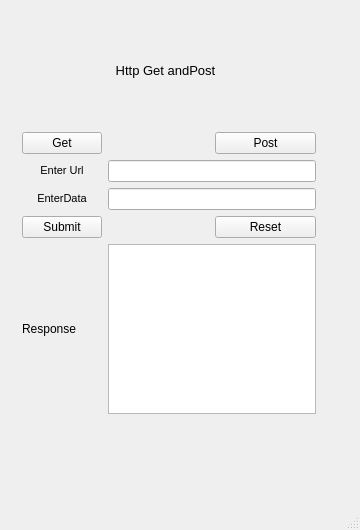
<?xml version="1.0" encoding="UTF-8"?>
<ui version="4.0">
 <class>MainWindow</class>
 <widget class="QMainWindow" name="MainWindow">
  <property name="geometry">
   <rect>
    <x>0</x>
    <y>0</y>
    <width>360</width>
    <height>530</height>
   </rect>
  </property>
  <property name="windowTitle">
   <string>MainWindow</string>
  </property>
  <widget class="QWidget" name="centralWidget">
   <widget class="QWidget" name="layoutWidget">
    <property name="geometry">
     <rect>
      <x>11</x>
      <y>121</y>
      <width>316</width>
      <height>304</height>
     </rect>
    </property>
    <layout class="QGridLayout" name="gridLayout">
     <item row="0" column="0">
      <widget class="QPushButton" name="getButton">
       <property name="text">
        <string>Get</string>
       </property>
      </widget>
     </item>
     <item row="0" column="2">
      <widget class="QPushButton" name="postButton">
       <property name="text">
        <string>Post</string>
       </property>
      </widget>
     </item>
     <item row="1" column="0">
      <widget class="QLabel" name="urlLabel">
       <property name="text">
        <string>&lt;!DOCTYPE HTML PUBLIC &quot;-//W3C//DTD HTML 4.0//EN&quot;
&quot;http://www.w3.org/TR/REC-html40/strict.dtd&quot;&gt;
&lt;html&gt;&lt;head&gt;&lt;meta name=&quot;qrichtext&quot; content=&quot;1&quot; /&gt;&lt;style type=&quot;text/css&quot;&gt;
p, li { white-space: pre-wrap; }
&lt;/style&gt;&lt;/head&gt;&lt;body style=&quot; font-family:'MS Shell Dlg 2';
font-size:8.25pt; font-weight:400; font-style:normal;&quot;&gt;
&lt;p align=&quot;center&quot; style=&quot; margin-top:0px; margin-bottom:0px;
margin-left:0px; margin-right:0px; -qt-block-indent:0; text-
indent:0px;&quot;&gt;Enter Url&lt;/p&gt;&lt;/body&gt;&lt;/html&gt;</string>
       </property>
      </widget>
     </item>
     <item row="1" column="1" colspan="2">
      <widget class="QLineEdit" name="urlLine"/>
     </item>
     <item row="2" column="0">
      <widget class="QLabel" name="dataLabel">
       <property name="text">
        <string>&lt;!DOCTYPE HTML PUBLIC &quot;-//W3C//DTD HTML 4.0//EN&quot;
&quot;http://www.w3.org/TR/REC-html40/strict.dtd&quot;&gt;
&lt;html&gt;&lt;head&gt;&lt;meta name=&quot;qrichtext&quot; content=&quot;1&quot; /&gt;&lt;style type=&quot;text/css&quot;&gt; p, li { white-space: pre-wrap; }
&lt;/style&gt;&lt;/head&gt;&lt;body style=&quot; font-family:'MS Shell Dlg 2'; font-size:8.25pt; font-weight:400; font-style:normal;&quot;&gt;
&lt;p align=&quot;center&quot; style=&quot; margin-top:0px; margin-bottom:0px; margin-left:0px; margin-right:0px; -qt-block-indent:0; text-
indent:0px;&quot;&gt;&lt;span style=&quot; font-size:8pt;&quot;&gt;Enter
Data&lt;/span&gt;&lt;/p&gt;&lt;/body&gt;&lt;/html&gt;</string>
       </property>
      </widget>
     </item>
     <item row="2" column="1" colspan="2">
      <widget class="QLineEdit" name="dataLine"/>
     </item>
     <item row="3" column="0">
      <widget class="QPushButton" name="submitButton">
       <property name="text">
        <string>Submit</string>
       </property>
      </widget>
     </item>
     <item row="3" column="2">
      <widget class="QPushButton" name="resetButton">
       <property name="text">
        <string>Reset</string>
       </property>
      </widget>
     </item>
     <item row="4" column="0">
      <widget class="QLabel" name="responseTitleLabel">
       <property name="text">
        <string>Response</string>
       </property>
      </widget>
     </item>
     <item row="4" column="1" colspan="2">
      <widget class="QTextBrowser" name="textBrowser"/>
     </item>
    </layout>
   </widget>
   <widget class="QLabel" name="label">
    <property name="geometry">
     <rect>
      <x>10</x>
      <y>50</y>
      <width>311</width>
      <height>41</height>
     </rect>
    </property>
    <property name="text">
     <string>&lt;!DOCTYPE HTML PUBLIC &quot;-//W3C//DTD HTML 4.0//EN&quot;
&quot;http://www.w3.org/TR/REC-html40/strict.dtd&quot;&gt;
&lt;html&gt;&lt;head&gt;&lt;meta name=&quot;qrichtext&quot; content=&quot;1&quot; /&gt;&lt;style type=&quot;text/css&quot;&gt; p, li { white-space: pre-wrap; }
&lt;/style&gt;&lt;/head&gt;&lt;body style=&quot; font-family:'MS Shell Dlg 2'; font-size:8.25pt; font-weight:400; font-style:normal;&quot;&gt;
&lt;p align=&quot;center&quot; style=&quot; margin-top:0px; margin-bottom:0px; margin-left:0px; margin-right:0px; -qt-block-indent:0; textindent:0px;&quot;&gt;&lt;span style=&quot; font-size:10pt; fontweight:600;&quot;&gt;Http Get and
Post&lt;/span&gt;&lt;/p&gt;&lt;/body&gt;&lt;/html&gt;</string>
    </property>
   </widget>
  </widget>
  <widget class="QStatusBar" name="statusBar"/>
 </widget>
 <layoutdefault spacing="6" margin="11"/>
 <resources/>
 <connections/>
</ui>
